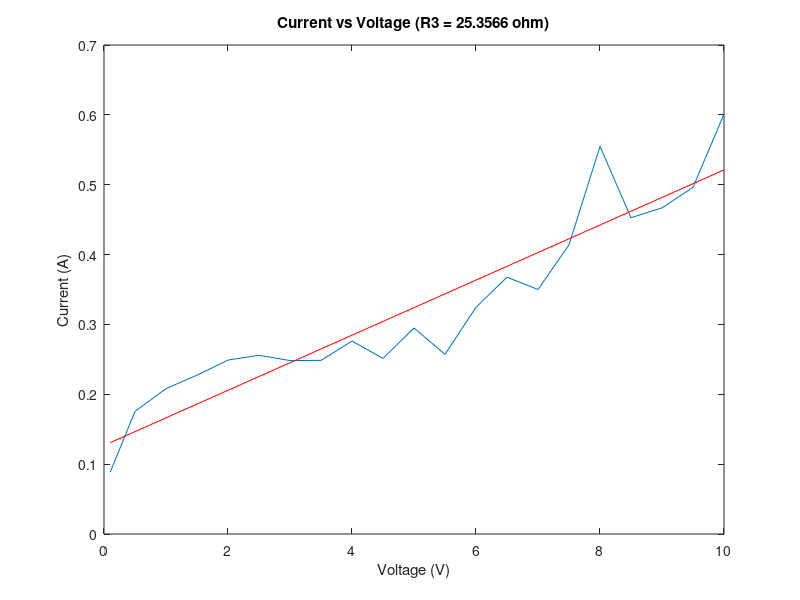

The MATLAB script that drew this image:
clear;
close all;
clc;
%================================
%-------- Question 1 & 2 --------
%================================
load('Carr.mat');%current array from modified A3 simulation sweep
load('Varr.mat');%voltage array from modified A3 simulation sweep

%lets get ourselves a fit to the data
P = polyfit(voltageArr, avgCurrArr, 1); %this gives us mx+b where m = P(1), b = P(2)
fittedLine = P(1)*voltageArr+P(2); %fitted line that we can plot
R3 = 1/P(1);

%Plot the current over voltage
figure(11);
plot(voltageArr,avgCurrArr);
hold on;
plot(voltageArr,fittedLine,'r');
title(['Current vs Voltage (R3 = ', num2str(R3), ' ohm)']);
xlabel('Voltage (V)');
ylabel('Current (A)');

%================================
%------ Question 3 & 4 & 5 ------
%================================
%See edited MNPA.m for Q3 & Q4 & Q5